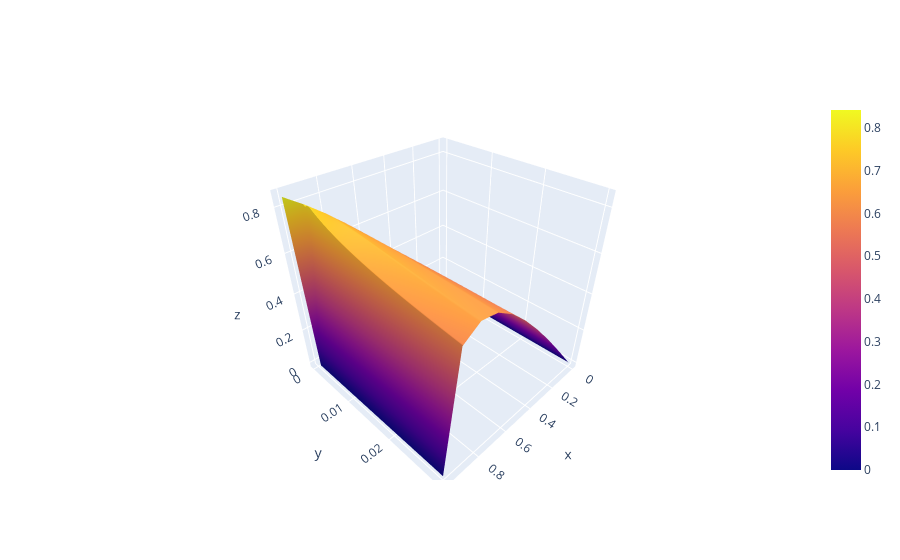

Notebook code for this chart:
### Code cell
sh_0, sh_1 = A.shape
fig = go.Figure(go.Surface(
    # contours = {
    #     "x": {"show": True, "start": 1.5, "end": 2, "size": 0.04, "color":"white"},
    #     "z": {"show": True, "start": 0.5, "end": 0.8, "size": 0.05}
    # },
    x = np.linspace(a, b, sh_1),
    y = np.linspace(0, T, sh_0),
    z = A))
# fig.update_layout(
#         scene = {
#             "xaxis": {"nticks": 20},
#             "zaxis": {"nticks": 4},
#             'camera_eye': {"x": 0, "y": -1, "z": 0.5},
#             "aspectratio": {"x": 1, "y": 1, "z": 0.2}
#         })
fig.show()

### Figure 1 — Plotly figure (JSON) as saved in the notebook; plotly's stock layout.template omitted (floating-point values rounded to 4 significant figures; data arrays with more than 128 entries replaced by an {"elided": "..."} marker saying what was removed)
{"data": [{"type": "surface", "x": [0, 0.1, 0.2, 0.3, 0.4, 0.5, 0.6, 0.7, 0.8, 0.9, 1], "y": [0, 0.001, 0.002, 0.003, 0.004, 0.005, 0.006, 0.007, 0.008, 0.009, 0.01, 0.011, 0.012, 0.013, 0.014, 0.015, 0.016, 0.017, 0.018, 0.019, 0.02, 0.021, 0.022, 0.023, 0.024, 0.025, 0.026, 0.027, 0.028, 0.029, 0.03], "z": {"elided": "31x11 float values"}}], "layout": {}}
